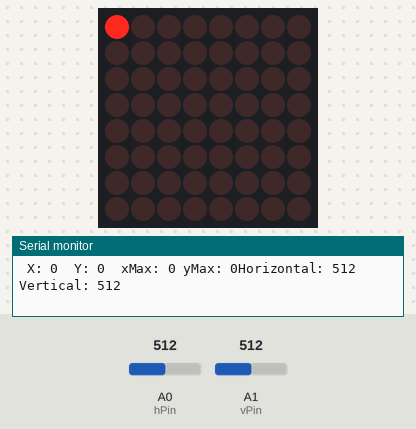
A sketch run on a simulated Arduino Uno, built with avr-gcc and run on an emulated ATmega328P. Shown: 8×8 LED matrix, the last lines printed to the serial monitor. The test bench sets the inputs (shaded band); at power-on: A1 (vPin) = 512, A0 (hPin) = 512.

Above: at 1.4 s.
1.5 s: A1 (vPin) set to 265
4.5 s: A1 (vPin) set to 239
At 5.1 s:
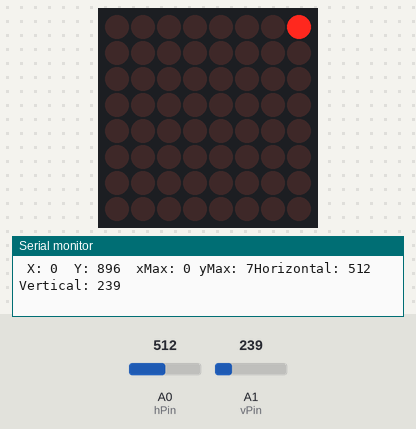
At 5.61 s:
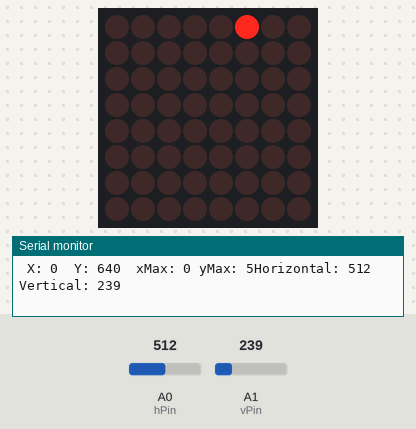
6.9 s: A1 (vPin) set to 266
9.9 s: A1 (vPin) set to 246
At 13.61 s:
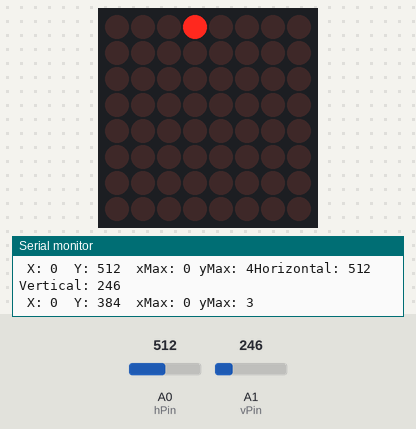
Timing chart, 0 to 13.7 s (numbered marks = the images above; inputs shaded):
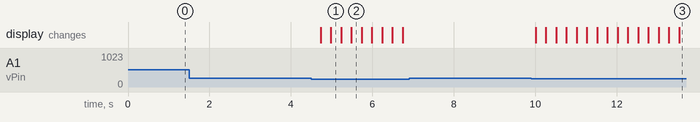

The sketch:

moveDotWithJoystic.ino
```cpp
//Arduino Uno 8x8 LED matrix "cursor" w/ joystick

#include "LedControl.h"
LedControl lc=LedControl(12,11,10,1);
unsigned long delaytime=200;

// Variables:
// left/right joystick pin
const int hPin = A0;
// up/down joystick pin
const int vPin = A1;
// left/right joystick reading
int hVal;
// up/down joystick reading
int vVal;
// x-axis position
int xPos;
// y-axis position
int yPos;
// matrix column value
int xMax;
// matrix row value
int yMax;
// xMax from last loop
int xLast;
// yMax from last loop
int yLast;


void setup() {

  lc.shutdown(0,false);
  lc.setIntensity(0,8);
  // debug led for start of setup
  lc.setLed(0,0,0,1);
  delay(delaytime);
  lc.clearDisplay(0);

  pinMode(hPin,INPUT);
  pinMode(vPin,INPUT);

  Serial.begin(9600);
  Serial.println("[setup]");

  xPos = 0;
  yPos = 0;
}

void loop() {

  hVal = analogRead(hPin);
  vVal = analogRead(vPin);

  Serial.print("Horizontal: ");
  Serial.print(hVal);
  Serial.print("  Vertical: ");
  Serial.println(vVal);

  if(hVal >= 768){
    xPos = xPos + 128;
  }
  else if(hVal <= 256){
    xPos = xPos - 128;
  }
  else{}

  Serial.print(" X: ");
  Serial.print(xPos);
  Serial.print(" ");

  if(vVal >= 768){
    yPos = yPos + 128;
  }
  else if(vVal <= 256){
    yPos = yPos - 128;
  }
  else{}

  Serial.print(" Y: ");
  Serial.print(yPos);
  Serial.print(" ");

  if(xPos >=1024){
    xPos = 0;
  }

  if(yPos >=1024) {
    yPos = 0;
  }

  if(xPos <0){
    xPos = 1024;
  }

  if(yPos <0) {
    yPos = 1024;
  }

  // convert the 1024 value to 0-7 for matrix ( done here instead of when adding value to xPos because it would of went too fast
  yMax = yPos/128;

///////////////////////////////////////////////////////////////////////////////////

  Serial.print(" xMax: ");
  Serial.print(xMax);
  Serial.print(" yMax: ");
  Serial.print(yMax);

  lc.setLed(0,xMax,yMax,1);

  if(xLast != xMax || yLast != yMax){
      lc.setLed(0,xLast,yLast,0);
  }

  xLast = xMax;
  yLast = yMax;
  delay(250);
}
```

Measured:
- the behaviour switches between 257 and 256 on A1 (vPin) (found by bisection; images 0 and 1)
- after the input at 4.5 s, the display: first changes after 0.23 s (image 1 shows a later state)
- after the input at 9.9 s, the display: first changes after 0.11 s (image 3 shows a later state)
